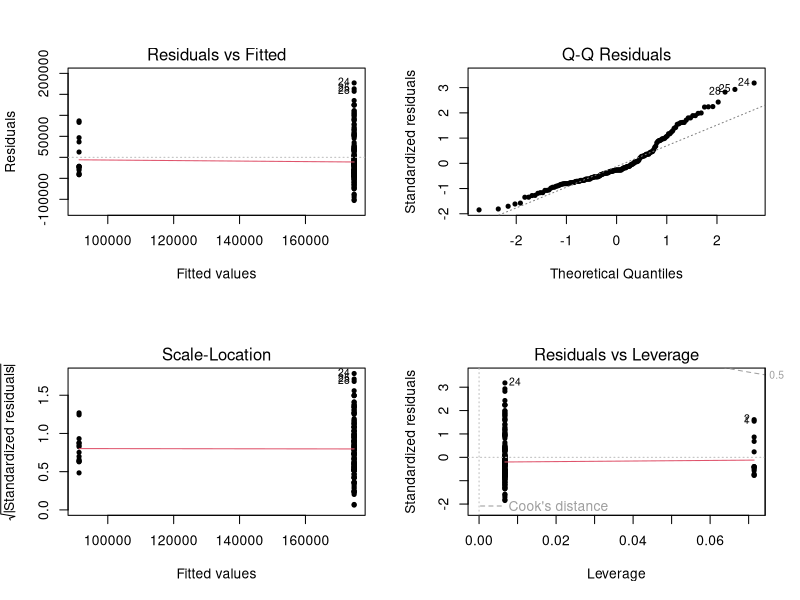
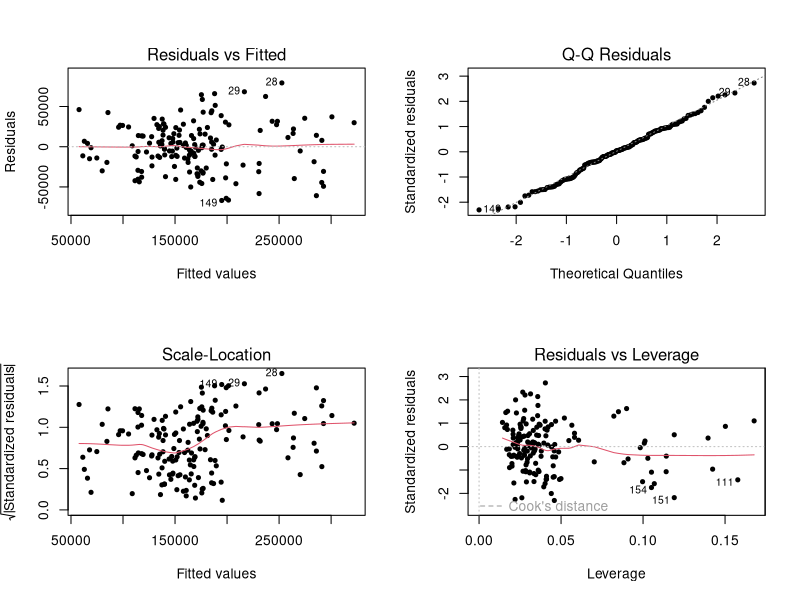
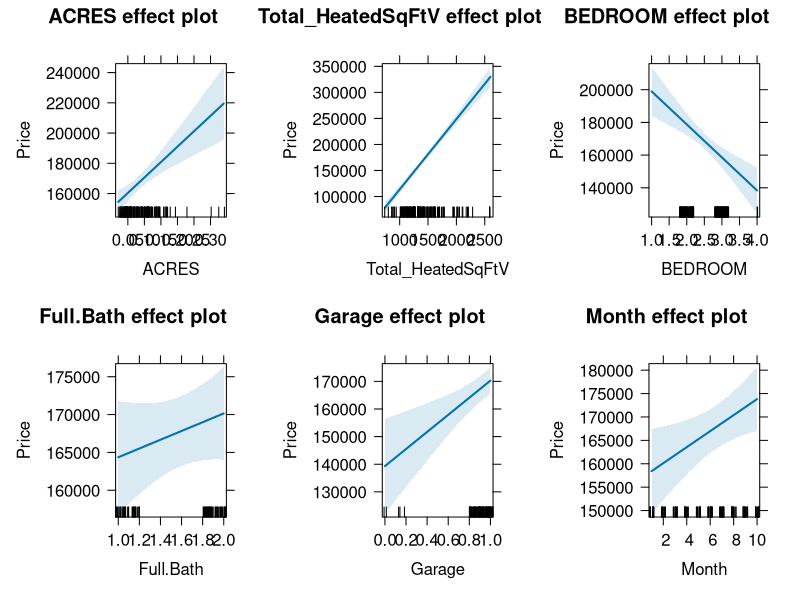

Here is the R script that generated these plots, in order:
## ---- chunk 1
knitr::opts_chunk$set(echo = TRUE)
library(dplyr)
## ---- chunk 2
#reads in the data from a .csv file (generally easiest way to get into R)
mcdat <- read.csv('mcdat.csv',header = TRUE)

head(mcdat,10) #returns the first 10 rows of data
dim(mcdat) #tells us we have 163 observations on 38 variables

mcdat$Garage <- ifelse(mcdat$Garage.sqft %in% c('y','Y'),1,0)

## ---- chunk 3
#some variables don't make sense to use as predictors, they're just added information we don't need

mcdat_r <- mcdat[,c('Date','ACRES','Total_HeatedSqFtV','Min_EFFECTIVEYEARBUILT','BEDROOM',"Full.Bath",'Garage','Price')]

library(lubridate) #allows you to better formulate dates 
mcdat_r$Month <- month(mdy(mcdat_r$Date)) #this gives us just the sales month
## ---- chunk 4
#linear model (simple linear regression)
slr1 <- lm(Price ~ Garage, data = mcdat_r)
summary(slr1)

#assess diagnostics
par(mfrow = c(2,2))
plot(slr1, pch = 20)
## ---- chunk 5
#multilple linear regression
mlr1 <- lm(Price ~ ACRES + Total_HeatedSqFtV + BEDROOM + 
             Full.Bath + Garage + Month, data = mcdat_r[,-1])

#model summary
summary(mlr1)

#diagnostics
par(mfrow = c(2,2))
plot(mlr1, pch = 20)

#visualize the model: Effects Plots plot the estimated mean at each level of the group
library(effects)
plot(allEffects(mlr1))
